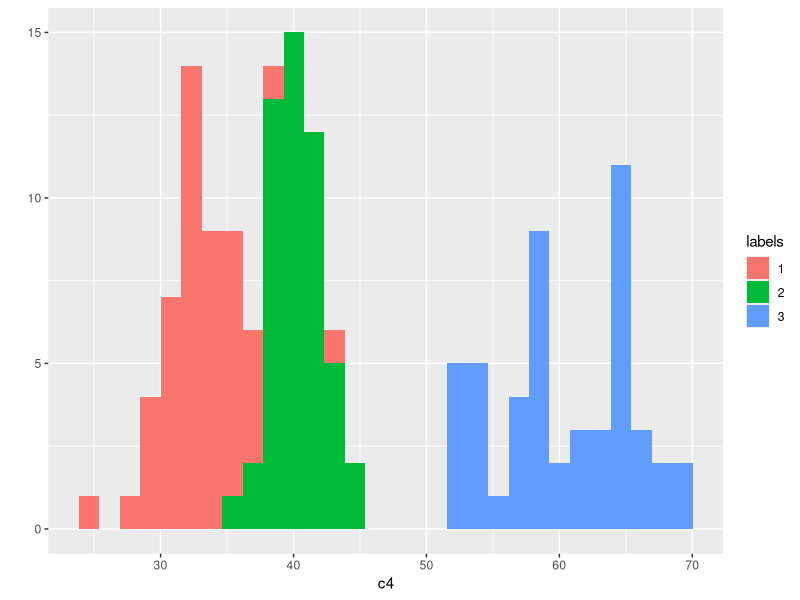
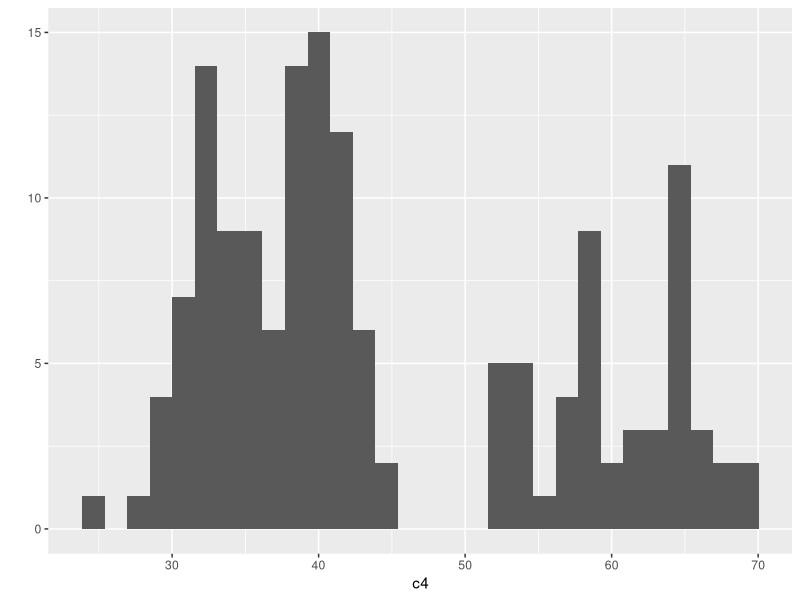
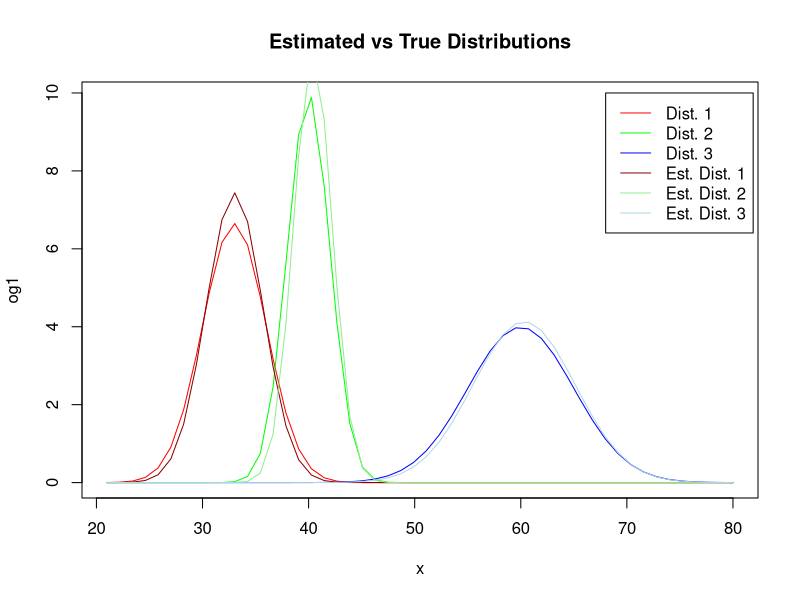

The R script that drew these images, in order:
library(mclust)
library(ggplot2)

# the true distribution parameters
m = c(33,40,60)
s = c(3,2,5)

# sample from true distributions
c1 = rnorm(50,m[1],s[1])
c2 = rnorm(50,m[2],s[2])
c3 = rnorm(50,m[3],s[3]) 
c4 = c(c1,c2,c3)
labels = factor(c(rep(1,50),rep(2,50),rep(3,50)))
c5 = data.frame(labels, c4)

# labelled
qplot(c4, data = c5, fill =labels)
# unlabelled
qplot(c4, data = c5)

# plot the true population distributions
l = min(m[1] - 4 * s[1], m[2] - 4 * s[2], m[3] - 4 * s[3])
u = max(m[1] + 4 * s[1], m[2] + 4 * s[2], m[3] + 4 * s[3])
x = seq(l,u,length.out = 50)
og1 = dnorm(x,m[1],s[1])*50
og2 = dnorm(x,m[2],s[2])*50
og3 = dnorm(x,m[3],s[3])*50
og4 = c(og1,og2,og3)
og5 = data.frame(labels,og4)

# attempt to recover the contributing distributions
fit = Mclust(c4)
gm = fit$parameters$mean
gs = sqrt(fit$parameters$variance$sigmasq)
g1 = dnorm(x,gm[1],gs[1])*50
g2 = dnorm(x,gm[2],gs[2])*50
g3 = dnorm(x,gm[3],gs[3])*50


plot(x,og1,type="l",ylim=c(min(og4),max(og4)),col="red",main="Estimated vs True Distributions")
lines(x,og2,type="l",col="green")
lines(x,og3,type="l",col="blue")
lines(x,g1, type = "l",col="dark red")
lines(x,g2,type="l",col="light green")
lines(x,g3,type="l",col="light blue")
legend(68,10,c("Dist. 1", "Dist. 2", "Dist. 3",
              "Est. Dist. 1", "Est. Dist. 2", "Est. Dist. 3"),
       lty=c(1,1,1,1,1,1),
       col = c("red","green","blue","dark red", "light green","light blue"))
